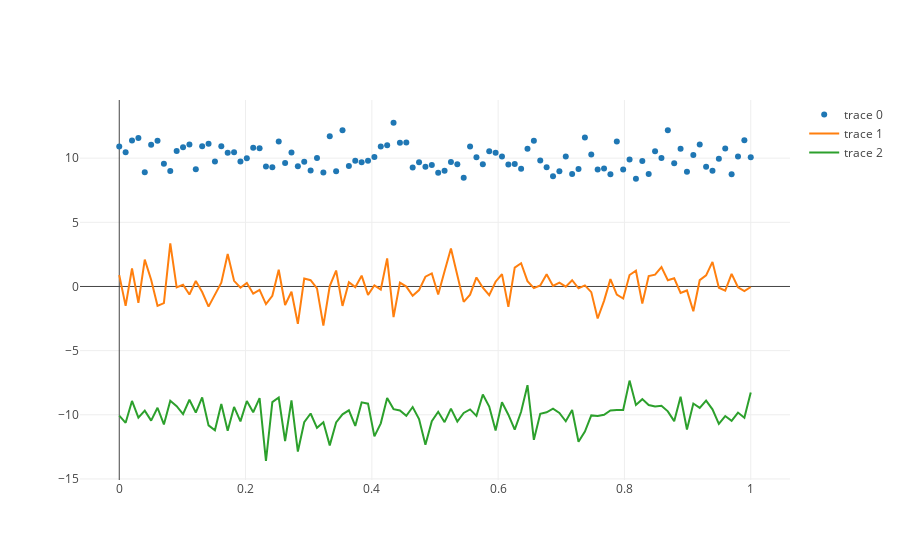

Notebook code for this chart:
### Markdown cell above
**Generate the plot**

Plotly is smart enough to create a legend automatically, though it has assigned some default names for the traces.

### Code cell
offline.iplot(data_scatterplots)
